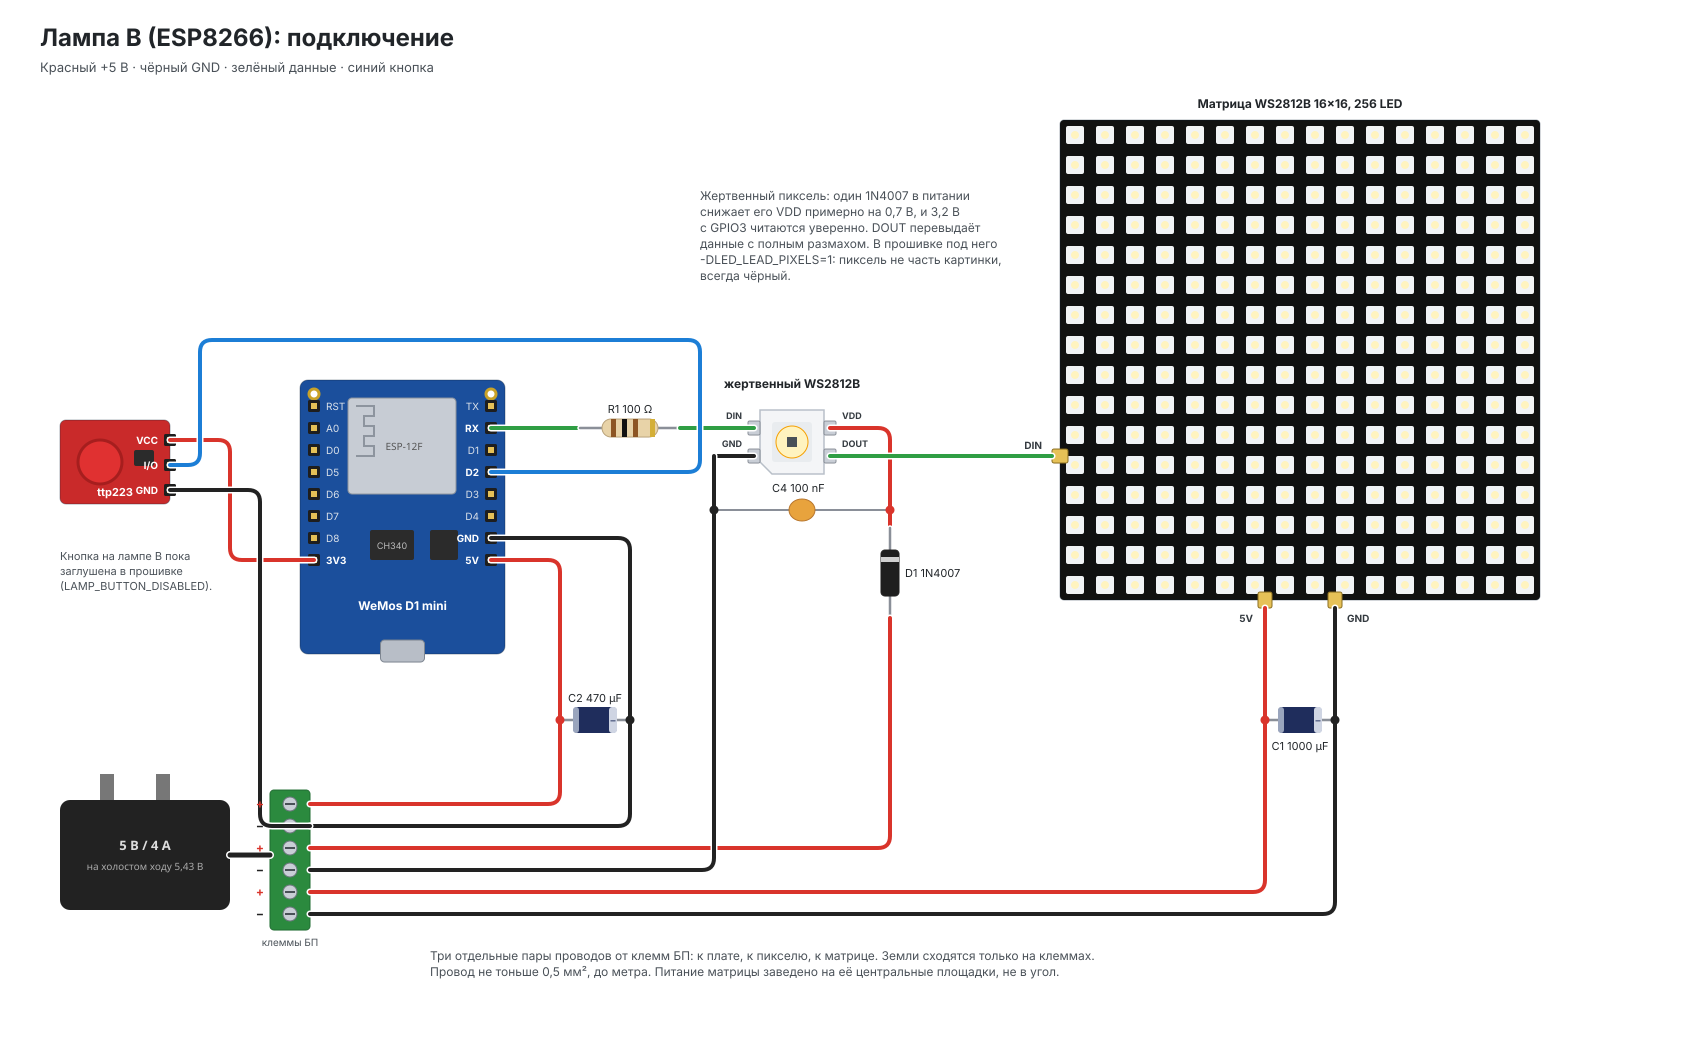

Here is the Python script that generated this plot:
# Lamp B (WeMos D1 mini) as a picture of the parts on the desk. Render:
#   uv run --with cairosvg python docs/schematics/lamp-b-wokwi.py
# Writes lamp-b-wokwi.svg (+ .png review copy) next to this file.

import sys
from pathlib import Path

sys.path.insert(0, str(Path(__file__).parent))
from wokwi_style import BLK, BLU, GRN, RED, Scene  # noqa: E402

OUT = Path(__file__).with_suffix(".svg")
s = Scene(1700, 1060)
s.text(40, 46, "Лампа B (ESP8266): подключение", size=24, weight="bold")
s.text(
    40,
    72,
    "Красный +5 В · чёрный GND · зелёный данные · синий кнопка",
    size=13,
    color="#495057",
)

# --- WeMos D1 mini, USB down ------------------------------------------------
BX, BY, BW, BH = 300, 380, 205, 274
s.pcb(BX, BY, BW, BH, "#1b4f9c", holes=[(BX + 14, BY + 14), (BX + BW - 14, BY + 14)])
s.add(
    f"<rect x='{BX + 48}' y='{BY + 18}' width='108' height='96' rx='4' fill='#c7ccd4' stroke='#8d949e'/>"
    f"<path d='M{BX + 56} {BY + 26} h18 v10 h-10 v10 h10 v10 h-10 v10 h10 v10 h-18' fill='none' stroke='#8d949e' stroke-width='2'/>"
    f"<text x='{BX + 104}' y='{BY + 70}' font-size='10' fill='#555' text-anchor='middle' font-family='sans-serif'>ESP-12F</text>"
)
s.chip(BX + 70, BY + 150, 44, 30, "CH340")
s.chip(BX + 130, BY + 150, 28, 30, "")
s.add(
    f"<rect x='{BX + BW / 2 - 22}' y='{BY + BH - 14}' width='44' height='22' rx='4' fill='#b8bec7' stroke='#7d8590'/>"
)
s.text(
    BX + BW / 2,
    BY + 230,
    "WeMos D1 mini",
    size=12,
    weight="bold",
    color="white",
    anchor="middle",
    layer="parts",
)
PITCH = 22
left = ["RST", "A0", "D0", "D5", "D6", "D7", "D8", "3V3"]
right = ["TX", "RX", "D1", "D2", "D3", "D4", "GND", "5V"]
s.header(BX + 14, BY + 26, left, PITCH, True, "right", bold={"3V3"}, prefix="b.")
s.header(
    BX + BW - 14,
    BY + 26,
    right,
    PITCH,
    True,
    "left",
    bold={"RX", "D2", "GND", "5V"},
    prefix="b.",
)
P = s.pins

# --- touch pad, left of the board -------------------------------------------
TX, TY = 60, 420
s.pcb(TX, TY, 110, 84, "#c92a2a", rx=6)
s.add(
    f"<circle cx='{TX + 40}' cy='{TY + 42}' r='22' fill='#e03131' stroke='#a61e1e' stroke-width='3'/>"
    f"<rect x='{TX + 74}' y='{TY + 30}' width='20' height='16' rx='2' fill='#2b2b2b'/>"
)
s.text(
    TX + 55,
    TY + 76,
    "ttp223",
    size=11,
    weight="bold",
    color="white",
    anchor="middle",
    layer="parts",
)
s.header(
    TX + 110,
    TY + 20,
    ["VCC", "I/O", "GND"],
    25,
    True,
    "left",
    bold={"VCC", "I/O", "GND"},
    prefix="t.",
)

# --- level-shifting pixel: DIN in line with RX -----------------------------------
rx = P["b.RX"]
PX, PY = 760, rx[1] - 18
s.ws2812b(PX, PY)
s.text(PX + 32, PY - 22, "жертвенный WS2812B", size=12, weight="bold", anchor="middle")
din, gnd, vdd, dout = P["p.DIN"], P["p.GND"], P["p.VDD"], P["p.DOUT"]

# R1 between RX and DIN
s.wire([rx, (580, rx[1])], GRN)
s.resistor((580, rx[1]), (680, rx[1]), "R1 100 Ω")
s.wire([(680, rx[1]), din], GRN)

# VDD through one 1N4007 (anode towards the supply). The red wire from VDD goes right,
# crosses DOUT once and drops to the diode's cathode. C4 sits on the pixel side of the
# diode - between VDD (after the diode) and GND - that is what a decoupling cap is for.
DX = vdd[0] + 60
GX = gnd[0] - 40
s.wire([vdd, (DX, vdd[1]), (DX, vdd[1] + 100)], RED)
s.diode((DX, vdd[1] + 190), (DX, vdd[1] + 100), 'D1 1N4007')
s.wire([gnd, (GX, gnd[1])], BLK)
CY = vdd[1] + 82
s.cap_ceramic((GX + DX) / 2, CY, 'C4 100 nF', lead_to=(GX, DX), label_at=((GX + DX) / 2 - 30, CY - 18))
s.dot(GX, CY, BLK); s.dot(DX, CY, RED)

# --- matrix -------------------------------------------------------------------
MX, MY, CELL = 1060, 120, 30
s.pcb(MX, MY, 16 * CELL, 16 * CELL, "#111111", rx=4)
for r in range(16):
    for c in range(16):
        x, y = MX + c * CELL + 6, MY + r * CELL + 6
        s.add(
            f"<rect x='{x}' y='{y}' width='18' height='18' rx='2' fill='#f1f3f5'/>"
            f"<circle cx='{x + 9}' cy='{y + 9}' r='4' fill='#fff3bf'/>"
        )
s.text(
    MX + 8 * CELL,
    MY - 12,
    "Матрица WS2812B 16×16, 256 LED",
    size=12,
    weight="bold",
    anchor="middle",
)
# DIN pad on the left edge in line with DOUT; power pads in the middle of the bottom edge
s.add(
    f"<rect x='{MX - 8}' y='{dout[1] - 7}' width='16' height='14' rx='2' fill='#e6c157' stroke='#8a6d1f'/>"
)
s.pin("m.DIN", MX - 8, dout[1])
s.text(
    MX - 18, dout[1] - 7, "DIN", size=10, weight="bold", color="#343a40", anchor="end"
)
MB = MY + 16 * CELL
for name, x in [("5V", MX + 8 * CELL - 35), ("GND", MX + 8 * CELL + 35)]:
    s.add(
        f"<rect x='{x - 7}' y='{MB - 8}' width='14' height='16' rx='2' fill='#e6c157' stroke='#8a6d1f'/>"
    )
    s.pin("m." + name, x, MB + 8)
    s.text(
        x + (-12 if name == "5V" else 12),
        MB + 22,
        name,
        size=10,
        weight="bold",
        color="#343a40",
        anchor="end" if name == "5V" else "start",
    )
s.wire([dout, P["m.DIN"]], GRN)

# --- power supply -----------------------------------------------------------------
SX, SY = 60, 800
s.add(
    f"<rect x='{SX}' y='{SY}' width='170' height='110' rx='10' fill='#222'/>"
    f"<rect x='{SX + 40}' y='{SY - 26}' width='14' height='26' fill='#777'/><rect x='{SX + 96}' y='{SY - 26}' width='14' height='26' fill='#777'/>"
    f"<text x='{SX + 85}' y='{SY + 50}' font-size='13' fill='#ddd' text-anchor='middle' font-family='sans-serif' font-weight='bold'>5 В / 4 А</text>"
    f"<text x='{SX + 85}' y='{SY + 70}' font-size='10' fill='#aaa' text-anchor='middle' font-family='sans-serif'>на холостом ходу 5,43 В</text>"
)
s.wire([(SX + 170, SY + 55), (SX + 210, SY + 55)], "#222", width=5)
TBX, TBY = SX + 210, SY - 10
s.add(
    f"<rect x='{TBX}' y='{TBY}' width='40' height='140' rx='4' fill='#2b8a3e' stroke='#1e6b30'/>"
)
rows = {}
for i, name in enumerate(["+", "−", "+", "−", "+", "−"]):
    y = TBY + 14 + i * 22
    s.add(
        f"<circle cx='{TBX + 20}' cy='{y}' r='7' fill='#c9ced6' stroke='#6c757d'/>"
        f"<line x1='{TBX + 15}' y1='{y}' x2='{TBX + 25}' y2='{y}' stroke='#495057' stroke-width='2'/>"
    )
    s.text(
        TBX - 6,
        y + 4,
        name,
        size=12,
        weight="bold",
        anchor="end",
        color=RED if name == "+" else BLK,
    )
    rows[i] = (TBX + 40, y)
s.text(TBX + 20, TBY + 156, "клеммы БП", size=10, color="#495057", anchor="middle")

# pair 1 → board; C2 lies between the two wires
b5v, bgnd = P["b.5V"], P["b.GND"]
CH1, CH2 = 560, 630
s.wire([rows[0], (CH1, rows[0][1]), (CH1, b5v[1]), b5v], RED)
s.wire([rows[1], (CH2, rows[1][1]), (CH2, bgnd[1]), bgnd], BLK)
s.cap_electrolytic_h(CH1, CH2, 720, "C2 470 µF")
s.dot(CH1, 720, RED)
s.dot(CH2, 720, BLK)
# pair 2 → pixel: + to the diode's anode, − up the GND wire
s.wire([rows[2], (DX, rows[2][1]), (DX, vdd[1] + 190)], RED)
s.wire([rows[3], (GX, rows[3][1]), (GX, gnd[1])], BLK)
# pair 3 → matrix centre; C1 lies between the two wires
m5v, mgnd = P["m.5V"], P["m.GND"]
s.wire([rows[4], (m5v[0], rows[4][1]), m5v], RED)
s.wire([rows[5], (mgnd[0], rows[5][1]), mgnd], BLK)
s.cap_electrolytic_h(m5v[0], mgnd[0], 720, "C1 1000 µF", label_dy=30)
s.dot(m5v[0], 720, RED)
s.dot(mgnd[0], 720, BLK)

# --- touch pad wires ----------------------------------------------------------
tv, ti, tg = P["t.VCC"], P["t.I/O"], P["t.GND"]
b3 = P["b.3V3"]
s.wire([tv, (230, tv[1]), (230, b3[1]), b3], RED)
s.wire([ti, (200, ti[1]), (200, 340), (700, 340), (700, P["b.D2"][1]), P["b.D2"]], BLU)
s.wire([tg, (260, tg[1]), (260, rows[1][1]), rows[1]], BLK)

# --- notes ------------------------------------------------------------------------
s.note(
    430,
    960,
    [
        "Три отдельные пары проводов от клемм БП: к плате, к пикселю, к матрице. Земли сходятся только на клеммах.",
        "Провод не тоньше 0,5 мм², до метра. Питание матрицы заведено на её центральные площадки, не в угол.",
    ],
)
s.note(
    700,
    200,
    [
        "Жертвенный пиксель: один 1N4007 в питании",
        "снижает его VDD примерно на 0,7 В, и 3,2 В",
        "с GPIO3 читаются уверенно. DOUT перевыдаёт",
        "данные с полным размахом. В прошивке под него",
        "-DLED_LEAD_PIXELS=1: пиксель не часть картинки,",
        "всегда чёрный.",
    ],
)
s.note(
    60,
    560,
    ["Кнопка на лампе B пока", "заглушена в прошивке", "(LAMP_BUTTON_DISABLED)."],
    size=11,
)

s.save(OUT, "Лампа B: подключение")
